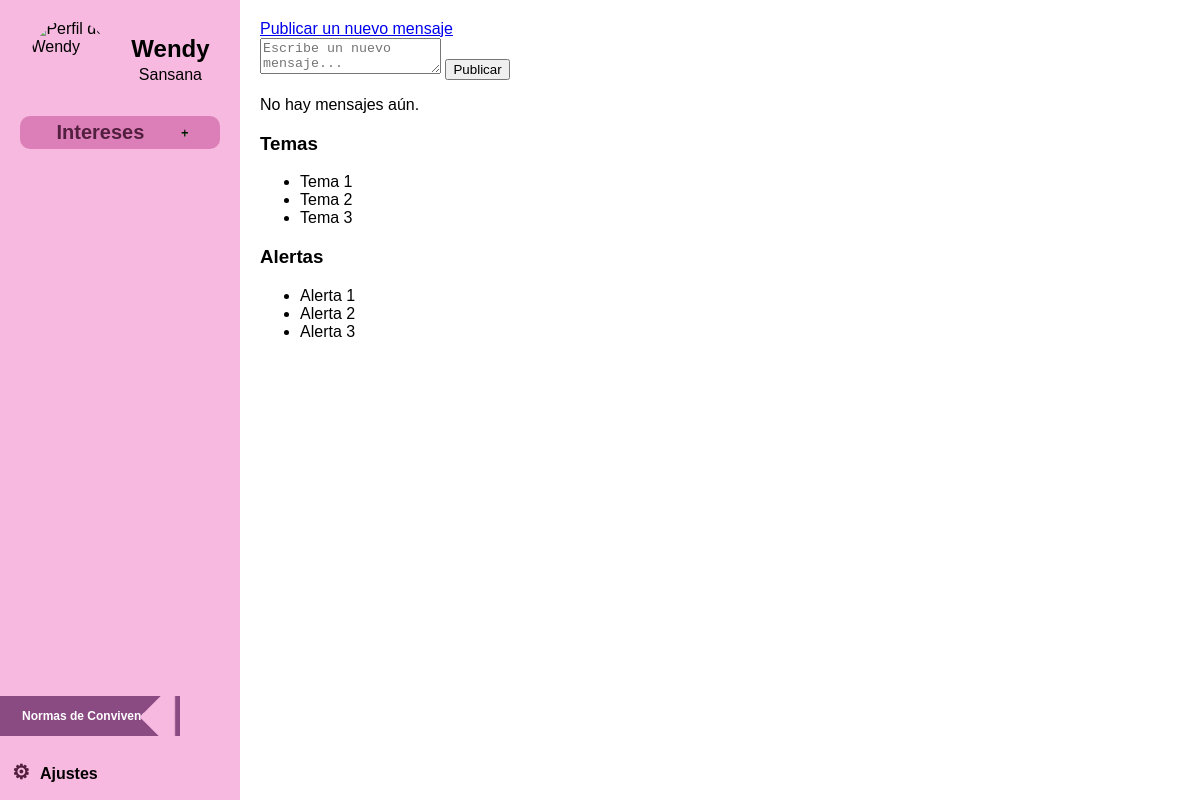
The app's page /test/ (signed in), older data.
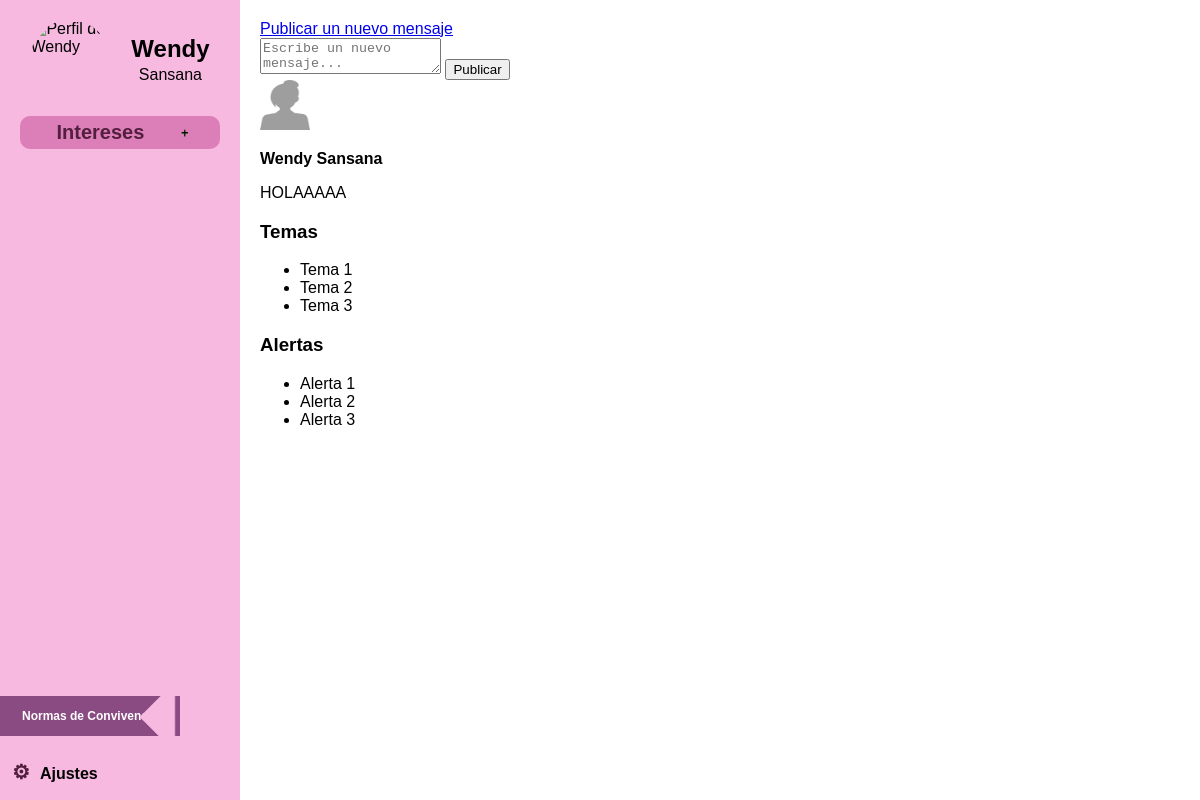
The same page, newer data.
### web_UDI/models.py (models this page shows)
class Mensaje(models.Model):
    contenido = models.TextField()
    usuario = models.ForeignKey(Usuario, on_delete=models.CASCADE)
    fecha_publicacion = models.DateTimeField(auto_now_add=True)

class Usuario(models.Model):
    usuario_id = models.AutoField(primary_key=True)
    nombres = models.CharField(max_length=100)
    apellidos = models.CharField(max_length=100)
    apodo = models.CharField(max_length=50)
    email = models.CharField(max_length=50)
    contraseña = models.CharField(max_length=128)
    foto_de_perfil = models.ImageField(upload_to='fotos_perfil/', blank=True, null=True)

### web_UDI/views.py (the view)
# urls.py: path('test/',views.test, name='test'),
def test(request):
    usuario_id = request.session.get('usuario_id')
    usuario = get_object_or_404(Usuario, usuario_id=usuario_id)
    mensajes = Mensaje.objects.all().order_by('-fecha_publicacion')
    avisos = Avisos.objects.all().order_by('-fecha_publicacion')
    return render(request, "web_UDI/test.html", {"mensajes": mensajes, "avisos": avisos,"usuario": usuario})

### UDI/web_UDI/templates/web_UDI/test.html (shortened to what this page needs)
<!DOCTYPE html>
<html lang="es">
<head>
    {% load static %}
    <link rel="stylesheet" href="{% static 'css/sidebar_styles.css' %}">
</head>
<body>
    {% include 'web_UDI/partials/sidebar.html' %}
    <div class="main-content">
        <a href="{% url 'posting' %}">Publicar un nuevo mensaje</a>
        <div class="post-area">
            <textarea placeholder="Escribe un nuevo mensaje..."></textarea>
            <button>Publicar</button>
        </div>
        <div class="mensajes">
            {% for mensaje in mensajes %}
                <div class="mensaje">
                    <img src="{{ mensaje.usuario.foto_de_perfil.url }}" alt="Foto de perfil" width="50" height="50">
                    <div>
                        <p><strong>{{ mensaje.usuario.apodo }}</strong></p>
                        <p>{{ mensaje.contenido }}</p>
                    </div>
                </div>
            {% empty %}
                <p>No hay mensajes aún.</p>
            {% endfor %}
        </div>
        <div class="temas-alertas">
            <div class="temas">
                <h3>Temas</h3>
                <ul>
                    <li>Tema 1</li>
                    <li>Tema 2</li>
                    <li>Tema 3</li>
                </ul>
            </div>
            <div class="alertas">
                <h3>Alertas</h3>
                <ul>
                    <li>Alerta 1</li>
                    <li>Alerta 2</li>
                    <li>Alerta 3</li>
                </ul>
            </div>
        </div>
    </div>
</body>
</html>

### UDI/web_UDI/templates/web_UDI/partials/sidebar.html (shortened to what this page needs)
{% load static %}
<div id="sidebar" class="sidebar">
    <div class="profile">
        <img src="https://media.istockphoto.com/id/2015429231/es/vector/vector-flat-illustration-in-black-color-avatar-user-profile-person-icon-profile-picture.jpg?s=1024x1024&w=is&k=20&c=VkuinqqZWMkfH0izczZ8CQri0-Kp-Bg5__hPSQlwWgw=" alt="Perfil de Wendy">
        <div class="profile-info">
            <h2 class="name">Wendy</h2>
            <p class="name">Sansana</p>
        </div>
    </div>
    <div class="interests">
        <div class="button-interests">
            <h3>Intereses</h3>
        </div>
    </div>
    <div class="norms">
        <button>Normas de Convivencia</button>
        <div class="triangle"></div>
    </div>
    <a href=" " class="sidebar-settings">Ajustes</a>
</div>

### static/css/sidebar_styles.css (style rules this page uses)
body, html { margin: 0; padding: 0; font-family: Arial, sans-serif; }
.sidebar { width: 20%; background-color: #f7b9df; height: 100vh; padding: 20px; box-sizing: border-box; position: fixed; }
.profile { display: flex; flex-direction: row; justify-content: space-around; align-items: center; margin-bottom:8%; }
.profile img { border-radius: 50%; width: 80px; height: 80px; }
.profile-info { display: flex; flex-direction: column; margin-top: auto; }
.profile-info h2 { margin: 0; }
.profile-info p { text-align: center; margin-top: 4%; }
.button-interests { display: flex; justify-content: space-evenly; background-color: #dc7fb8; padding: 0px; border-radius: 10px; font-size: 10px; }
.button-interests h3 { color: #531f3f; font-size: 20px; margin:5px; }
.norms { margin-top: 0px; }
.norms button { left: 0%; bottom: 8%; position: fixed; background-color: #8a4b82; width: 180px; height: 40px; color: white; font-size: 12px; font-weight: bold; text-align: center; border: none; }
.triangle { position: absolute; bottom: 7.2%; right: 40px; width: 0; height: 0; border-left: 50px solid transparent; border-top: 50px solid #f7b9df; transform: rotate(225deg); }
.main-content { margin-left: 20%; width: 75%; padding: 20px; }
.sidebar-settings { text-decoration: none; position: fixed; bottom: 2%; left: 1%; font-weight: bold; color: black; }
.sidebar-settings:before { content: "\2699"; font-size: 20px; color: #531f3f; margin-right: 10px; }

Row changes from the older to the newer data that the page shows:
added Mensaje: usuario.foto_de_perfil (picture), usuario.apodo "Wendy Sansana", contenido "HOLAAAAA"
Text that changed along with them:
text no longer shown: "No hay mensajes aún."
